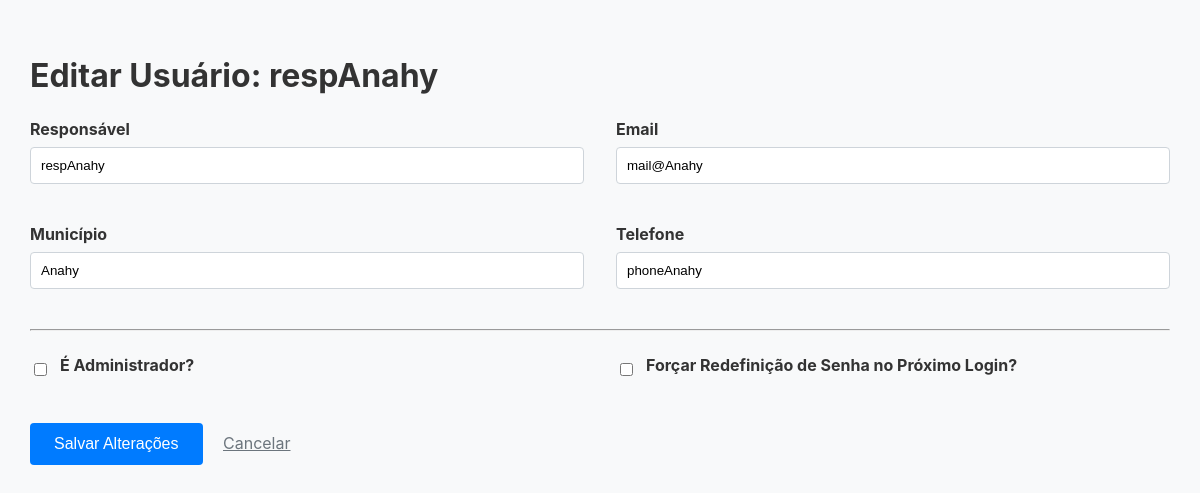
Before: /admin/edit_user/13 (signed in) with the older database file.
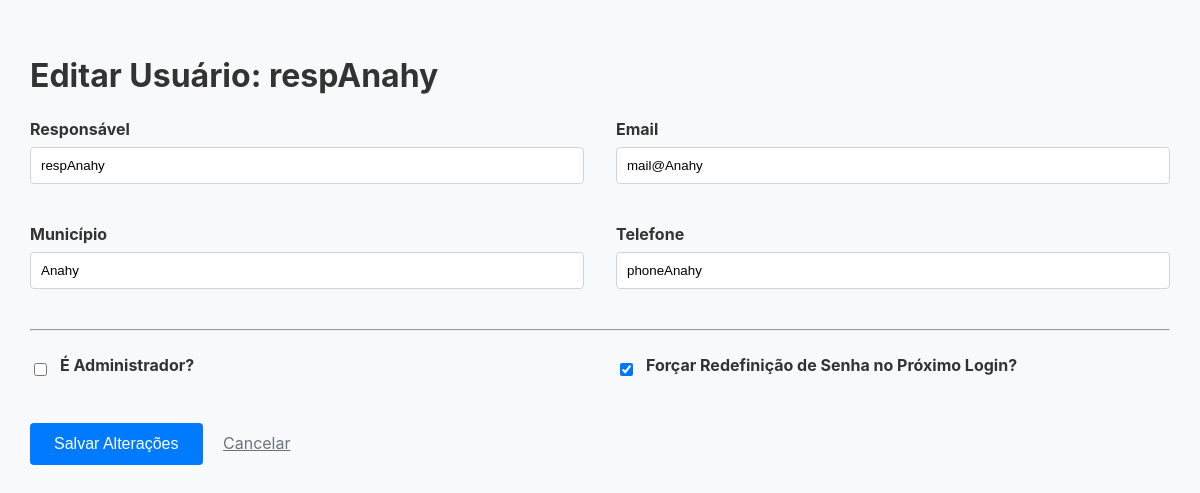
After: the same page with the newer database file.
### tables this page shows
CREATE TABLE users (
        id INTEGER PRIMARY KEY AUTOINCREMENT,
        email TEXT UNIQUE NOT NULL,
        password TEXT NOT NULL,
        municipio TEXT NOT NULL,
        responsavel TEXT NOT NULL,
        telefone TEXT NOT NULL,
        must_reset_password BOOLEAN DEFAULT 1,
        is_admin BOOLEAN DEFAULT 0
    );

### app.py (the view, shortened to what this page needs)
@app.route('/admin/edit_user/<int:user_id>', methods=['GET', 'POST'])
@login_required
@admin_required
def edit_user(user_id):
    db = get_db()
    user_to_edit = db.execute('SELECT * FROM users WHERE id = ?', (user_id,)).fetchone()
    db.close()
    if user_to_edit is None:
        flash('Usuário não encontrado.', 'danger')
        return redirect(url_for('admin_index'))
    return render_template('edit_user.html', user=user_to_edit)

### app.py (called while the page is built)
def get_db():
    db = sqlite3.connect(DATABASE)
    db.row_factory = sqlite3.Row
    return db

def login_required(f):
    @wraps(f)
    def decorated_function(*args, **kwargs):
        if 'user_id' not in session:
            flash('Por favor, faça login para acessar esta página.', 'warning')
            return redirect(url_for('login'))
        return f(*args, **kwargs)
    return decorated_function

def admin_required(f):
    @wraps(f)
    def decorated_function(*args, **kwargs):
        if not g.user or not g.user['is_admin']:
            flash('Acesso negado. Esta área é restrita para administradores.', 'danger')
            return redirect(url_for('index'))
        return f(*args, **kwargs)
    return decorated_function

@app.before_request
def load_logged_in_user():
    user_id = session.get('user_id')
    if user_id is None:
        g.user = None
    else:
        db = get_db()
        g.user = db.execute('SELECT * FROM users WHERE id = ?', (user_id,)).fetchone()
        db.close()

@app.context_processor
def inject_user():
    return dict(user=g.user)

### templates/edit_user.html (shortened to what this page needs)
<!DOCTYPE html>
<html lang="pt-BR">
<head>
    <link rel="stylesheet" href="{{ url_for('static', filename='style.css') }}">
</head>
<body>
    <div class="container">
        <h1>Editar Usuário: {{ user.responsavel }}</h1>
        <form method="post">
            <div class="form-row">
                <div class="form-group">
                    <label for="responsavel">Responsável</label>
                    <input type="text" id="responsavel" name="responsavel" value="{{ user.responsavel }}" required>
                </div>
                <div class="form-group">
                    <label for="email">Email</label>
                    <input type="email" id="email" name="email" value="{{ user.email }}" required>
                </div>
            </div>
            <div class="form-row">
                <div class="form-group">
                    <label for="municipio">Município</label>
                    <input type="text" id="municipio" name="municipio" value="{{ user.municipio }}" required>
                </div>
                <div class="form-group">
                    <label for="telefone">Telefone</label>
                    <input type="text" id="telefone" name="telefone" value="{{ user.telefone }}" required>
                </div>
            </div>
            <hr>
            <div class="form-row">
                <div class="form-group checkbox-group">
                    <input type="checkbox" id="is_admin" name="is_admin" {% if user.is_admin %}checked{% endif %}>
                    <label for="is_admin">É Administrador?</label>
                </div>
                <div class="form-group checkbox-group">
                    <input type="checkbox" id="must_reset_password" name="must_reset_password" {% if user.must_reset_password %}checked{% endif %}>
                    <label for="must_reset_password">Forçar Redefinição de Senha no Próximo Login?</label>
                </div>
            </div>
            <button type="submit">Salvar Alterações</button>
            <a href="{{ url_for('admin_index') }}" style="margin-left: 1em; color: #6c757d;">Cancelar</a>
        </form>
    </div>
</body>
</html>

Changed rows visible on the page:
changed users "respAnahy": must_reset_password "☐" → "☑"
